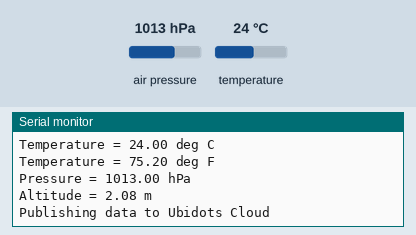
This sketch was run on a simulated ESP32. Shown: the last lines printed to the serial monitor. The test bench sets the inputs (shaded band); at power-on: air pressure 1013 hPa, temperature 24 °C. WiFi joins after 1.5 s; servers stay silent unless stated; no MQTT or app messages arrive unless stated.

Above: at 2.7 s.
2.8 s: air pressure set to 952 hPa
At 4.3 s:
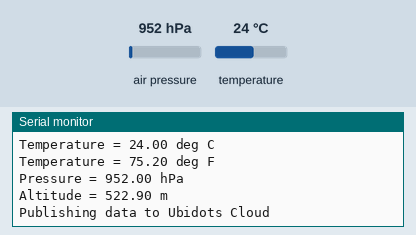
4.4 s: temperature set to 12 °C
6.0 s: air pressure set to 975 hPa
At 7.8 s:
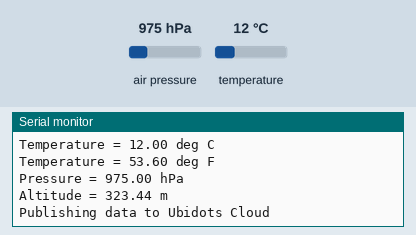
Timing chart, 0 to 9.3 s (numbered marks = the images above; inputs shaded):
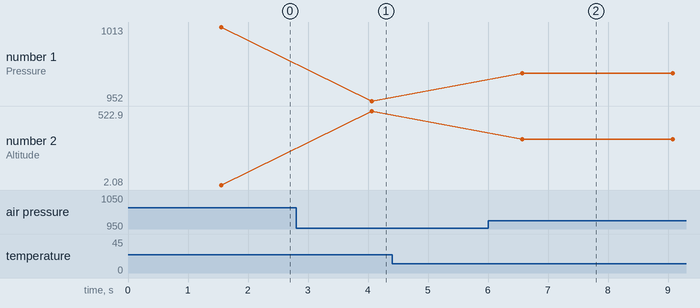

The sketch:

Temperatue_and_Humidity_Ubidots_Final.ino
```cpp
//ubidots
#include <WiFi.h>
#include <PubSubClient.h>


#include <Wire.h>
#include <Adafruit_BMP280.h>
Adafruit_BMP280 bmp; // I2C


#define WIFISSID "WEP" // Put your WifiSSID here
#define PASSWORD "wep@p015" // Put your wifi password here
#define TOKEN "BBFF-nNchyAXUJLve69VahV5IGpB9e65aVA" // Put your Ubidots' TOKEN
#define MQTT_CLIENT_NAME "zabeen" // MQTT client Name, please enter your own 8-12 alphanumeric character ASCII string;
                                           //it should be a random and unique ascii string and different from all other devices

/****************************************
 * Define Constants
 ****************************************/
#define VARIABLE_LABEL "altitute" // Assing the variable label
#define VARIABLE_LABEL1 "temperature"
#define VARIABLE_LABEL2 "pressure"
//#define VARIABLE_LABEL3 "temperature"

#define DEVICE_LABEL "esp32" // Assig the device label

char mqttBroker[]  = "industrial.api.ubidots.com";
char payload[100];
char topic[150];
char topic1[150];
char topic2[150];
// Space to store values to send
char str_a[10];
char str_p[10];
char str_t[10];
WiFiClient ubidots;
PubSubClient client(ubidots);

void callback(char* topic, byte* payload, unsigned int length) {
  char p[length + 1];
  memcpy(p, payload, length);
  p[length] = NULL;
  Serial.write(payload, length);
  Serial.println(topic);
}

void reconnect() {
  // Loop until we're reconnected
  while (!client.connected()) {
    Serial.println("Attempting MQTT connection...");

    // Attemp to connect
    if (client.connect(MQTT_CLIENT_NAME, TOKEN, "")) {
      Serial.println("Connected");
    } else {
      Serial.print("Failed, rc=");
      Serial.print(client.state());
      Serial.println(" try again in 2 seconds");
      // Wait 2 seconds before retrying
      delay(2000);
    }
  }
}


#define SEALEVELPRESSURE_HPA (1013.25)
float tempC,tempF,atPressure,altitude,humidity;
void setup() {
  Serial.begin(115200);
  Serial.println(F("BMP280 test"));

  if (!bmp.begin(BMP280_ADDRESS_ALT, BMP280_CHIPID)) {
      Serial.println(F("Could not find a valid BMP280 sensor, check wiring or "
                      "try a different address!"));
    while (1) delay(10);
  }

  /* Default settings from datasheet. */
  bmp.setSampling(Adafruit_BMP280::MODE_NORMAL,     /* Operating Mode. */
                  Adafruit_BMP280::SAMPLING_X2,     /* Temp. oversampling */
                  Adafruit_BMP280::SAMPLING_X16,    /* Pressure oversampling */
                  Adafruit_BMP280::FILTER_X16,      /* Filtering. */
                  Adafruit_BMP280::STANDBY_MS_500); /* Standby time. */

WiFi.begin(WIFISSID, PASSWORD);
Serial.println();
  Serial.print("Waiting for WiFi...");

  while (WiFi.status() != WL_CONNECTED) {
    Serial.print(".");
    delay(500);
  }

  Serial.println("");
  Serial.println("WiFi Connected");
  Serial.println("IP address: ");
  Serial.println(WiFi.localIP());
  client.setServer(mqttBroker, 1883);
  client.setCallback(callback);


}

void loop() {
 if (!client.connected()) {
    reconnect();
  }
    printValues();
    delay(2000);


}
void printValues(){

  Serial.print("Temperature = ");
  tempC = bmp.readTemperature();
//Serial.print(bme.readTemperature());
Serial.print(tempC);
Serial.println(" deg C");


Serial.print("Temperature = ");
Serial.print(1.8*tempC+32);
Serial.println(" deg F");

Serial.print("Pressure = ");
atPressure=bmp.readPressure()/100.0F;
Serial.print(atPressure);
Serial.println(" hPa");


Serial.print("Altitude = ");
altitude=bmp.readAltitude(SEALEVELPRESSURE_HPA);
Serial.print(altitude);
Serial.println(" m");
Serial.println();

sprintf(topic, "%s%s", "/v1.6/devices/", DEVICE_LABEL);
  sprintf(payload, "%s", ""); // Cleans the payload
  sprintf(payload, "{\"%s\":", VARIABLE_LABEL); // Adds the variable label


  /* 4 is mininum width, 2 is precision; float value is copied onto str_sensor*/
  dtostrf(altitude, 4, 2, str_a);

 // DHT dht(DHTPIN, DHTTYPE);
 //  float h = dht.readHumidity();
  //float t = tempC;
  dtostrf(atPressure,4,2,str_p);
  dtostrf(tempC,4,2,str_t);
// publishing altitute
  sprintf(payload, "%s {\"value\": %s}}", payload, str_a); // Adds the value
  Serial.println("Publishing data to Ubidots Cloud");
  client.publish(topic, payload);
// Temperature and Humidity

sprintf(topic1, "%s", ""); // Cleans the topic content
  sprintf(topic1, "%s%s", "/v1.6/devices/", DEVICE_LABEL);
  sprintf(payload, "%s", ""); // Cleans the payload content
  sprintf(payload, "{\"%s\":", VARIABLE_LABEL1); // Adds the variable label
  sprintf(payload, "%s {\"value\": %s", payload,  str_t); // Adds the value
  sprintf(payload, "%s } }", payload); // Closes the dictionary brackets
  client.publish(topic1, payload);
 // pressure
  sprintf(topic2, "%s", ""); // Cleans the topic content
  sprintf(topic2, "%s%s", "/v1.6/devices/", DEVICE_LABEL);

  sprintf(payload, "%s", ""); // Cleans the payload content
  sprintf(payload, "{\"%s\":", VARIABLE_LABEL2); // Adds the variable label
  sprintf(payload, "%s {\"value\": %s", payload,  str_p); // Adds the value
  sprintf(payload, "%s } }", payload); // Closes the dictionary brackets

  client.publish(topic2, payload);

  client.loop();
  delay(500);


}
```

Measured:
- after the input at 2.8 s, the serial monitor: prints a new line after 1.3 s (image 1)
- after the input at 6.0 s, the serial monitor: prints a new line after 0.57 s (image 2)
- plotted number 1: 1013 → 952 after the input at 2.8 s, 952 → 975 after the input at 6.0 s
- plotted number 2: 2.08 → 522.9 after the input at 2.8 s, 522.9 → 323.44 after the input at 6.0 s
